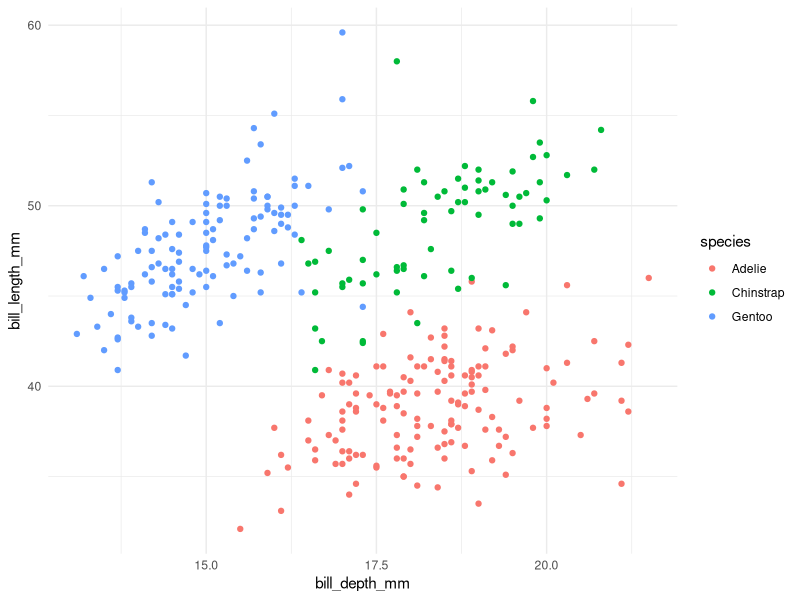
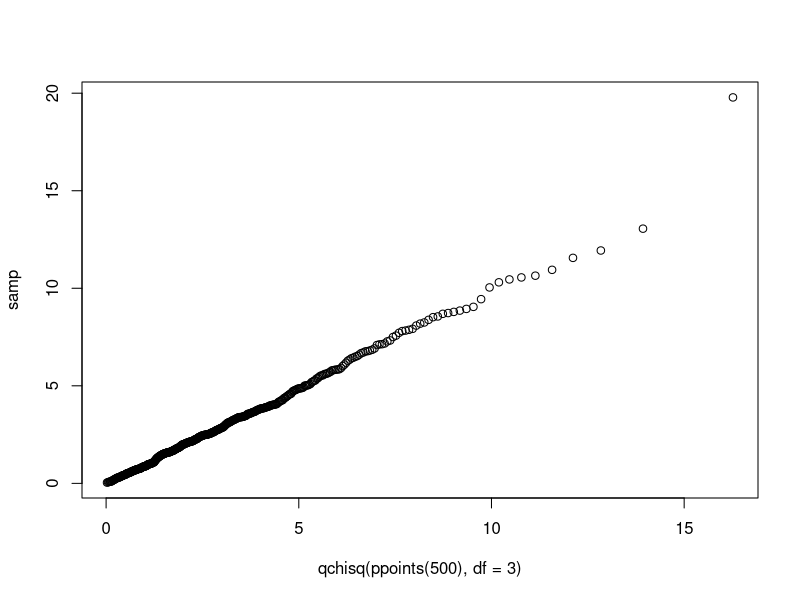

Write the R code that produced these figures, in order.
## ---- chunk 1
knitr::opts_chunk$set(echo = TRUE)
## ---- chunk 2
library(palmerpenguins)
library(stats)
library(psych)
library(ggplot2)
library(tidyverse)
penguins


#first function, tell us descriptives, and show us some boxplots?
str(penguins)
species_tables <- describeBy(penguins,group="species")

species_tables
penguins %>% 
  na.omit() %>% 
  ggplot(aes(x = bill_depth_mm, y = bill_length_mm))+
  geom_point(aes(color = species))+
  theme_minimal()
  

samp <- rchisq(600,df=3)

qqplot(qchisq(ppoints(500),df=3),samp)

gentoo <- penguins %>% 
  filter(species == "Gentoo")


# are my numerics normal? 
nums <- rnorm(n=124,mean=47.50,sd=3.08)

describe(nums)
gentoo$bill_length_mm
describe(gentoo)


